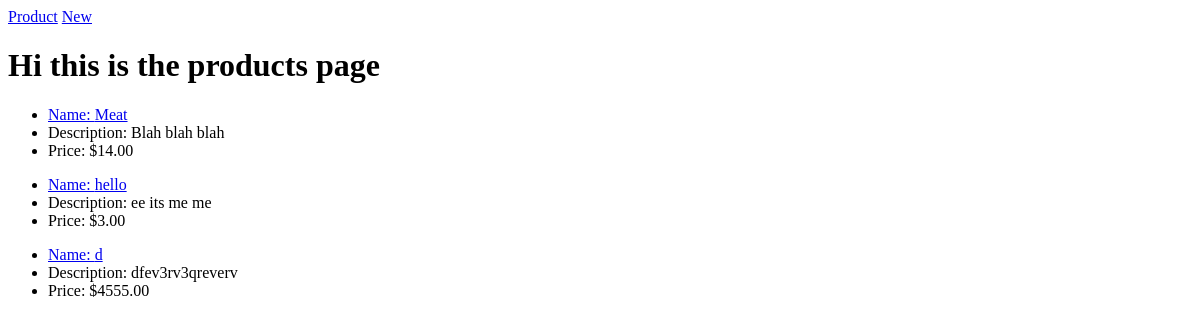
Before: /products/ with the older database file.
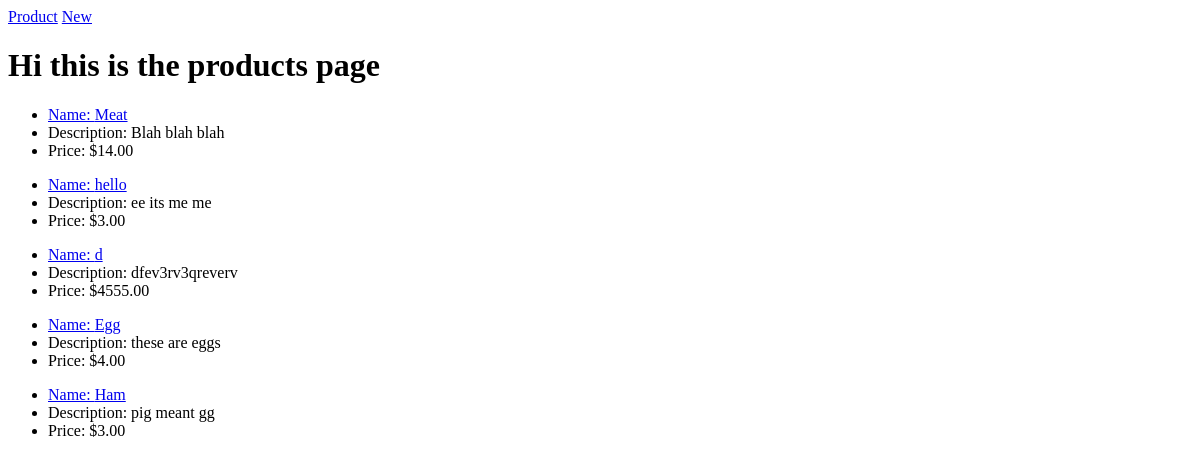
After: the same page with the newer database file.
### rainforest/models.py (models this page shows, shortened)
class Product(models.Model):
	name = models.CharField(max_length=255)
	description = models.TextField(max_length=500, validators=[min_length])
	price = models.IntegerField()
	def price_in_dollars(self):
		dollars = self.price
		return "${:.2f}".format(dollars)

### rainforest/views.py (the view)
# urls.py: path('products/', products, name='products_home'),
def products(request):
	product = Product.objects.all()
	context = {'product': product}
	return render(request, 'products.html', context)

### rainforest/templates/products.html
{% extends 'base.html'%}
{% block content %}
<h1>Hi this is the products page</h1>
{% for Product in product %}
<ul>
<li><a href="{% url 'products_show' id=Product.pk %}">Name: {{ Product.name }}</a></li>
<li>Description: {{Product.description}}</li>
<li>Price: {{Product.price_in_dollars}}</li>
</ul>
{% endfor %}
{% endblock %}

Changed rows visible on the page:
added Product: name "Egg", description "these are eggs", price_in_dollars "$4.00"
added Product: name "Ham", description "pig meant gg", price_in_dollars "$3.00"
